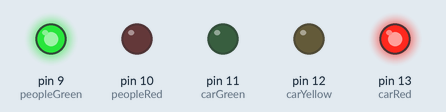
The sketch below on a simulated Arduino Uno, built with avr-gcc and run on an emulated ATmega328P. Shown: output pins drawn as LEDs (lit = HIGH).

Above: at 3.0 s.
At 6.7 s:
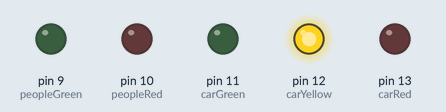
At 10.1 s:
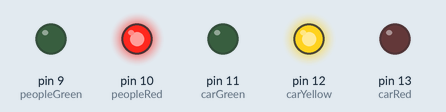
At 17.4 s:
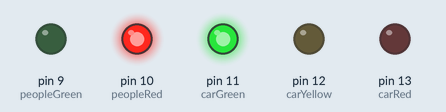
Timing chart, 0 to 26.5 s (numbered marks = the images above):
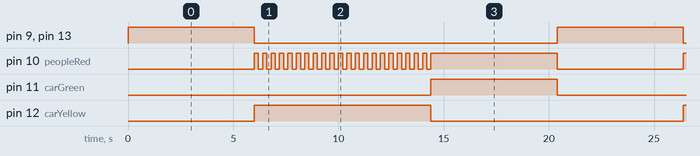

Measured:
- by itself, pin 9 (peopleGreen), pin 11 (carGreen), pin 13 (carRed): alternates HIGH for 6.0 s and LOW for 14.4 s
- by itself, pin 10 (peopleRed): moves between LOW and HIGH, repeating every 20.4 s
- by itself, pin 12 (carYellow): alternates HIGH for 8.4 s and LOW for 12.0 s

The sketch:

semaforo.ino
```cpp
int carRed = 13;
int carYellow = 12;
int carGreen = 11;
int peopleRed = 10;
int peopleGreen = 9;

void setup() {
  pinMode(carRed, OUTPUT);
  pinMode(carYellow, OUTPUT);
  pinMode(carGreen, OUTPUT);
  pinMode(peopleGreen, OUTPUT);
  pinMode(peopleRed, OUTPUT);

}

void loop() {

  digitalWrite(peopleRed, LOW);

  digitalWrite(carRed, HIGH);
  digitalWrite(peopleGreen, HIGH);
  delay(6000);
  digitalWrite(carRed, LOW);
  digitalWrite(peopleGreen, LOW);


  digitalWrite(carYellow, HIGH);
  digitalWrite(peopleRed, LOW);

  for(int count =  0; count <= 1000; count = count + 50){
    digitalWrite(peopleRed, HIGH);
    delay(200);
    digitalWrite(peopleRed, LOW);
    delay(200);
  }

  digitalWrite(carYellow, LOW);

  digitalWrite(peopleRed, HIGH);
  digitalWrite(carGreen, HIGH);
  delay(6000);
  digitalWrite(carGreen, LOW);

}
```
